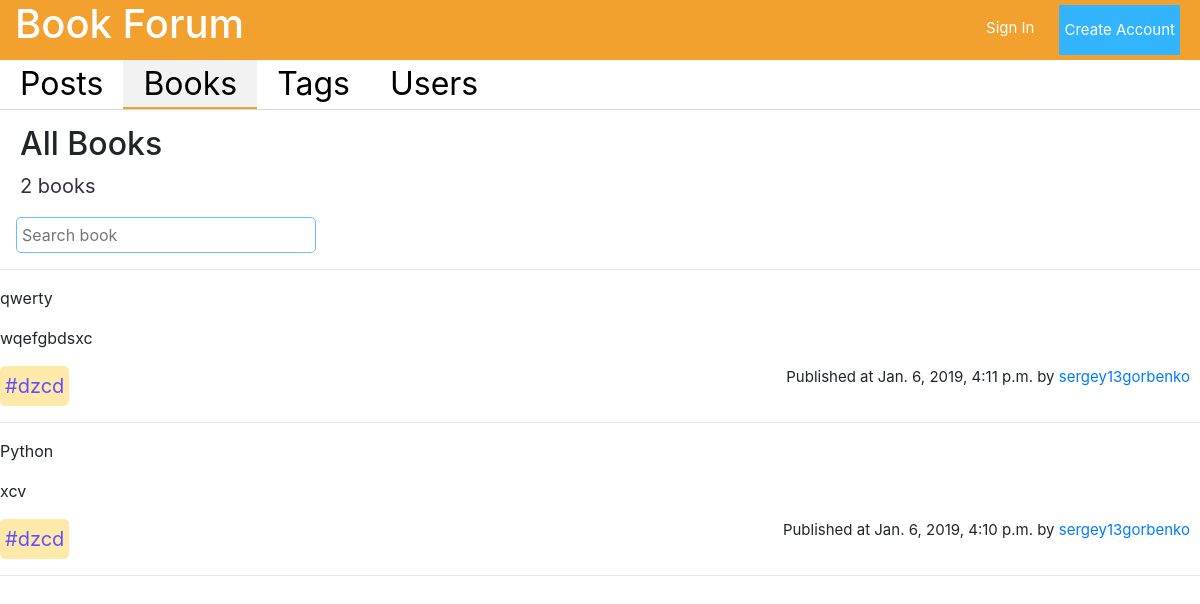
The page /books/ on the database its author committed.
### forum/models.py (models this page shows, shortened)
class Book(models.Model):
    id = models.AutoField(primary_key=True)
    name = models.CharField(max_length=100)
    authors = models.CharField(max_length=255, blank=True, null=True)
    edition = models.DateField(blank=True, null=True)
    description = models.CharField(max_length=255)
    file = models.FileField(upload_to='books', blank=True, null=True,
                            validators=[FileExtensionValidator(
                                allowed_extensions=['pdf', 'txt', 'doc', 'epub', 'djvu', 'fb2'])])
    tags = models.ManyToManyField(Tag)
    create = models.DateTimeField(auto_now_add=True)
    creator = models.ForeignKey(UserProfile, on_delete=models.CASCADE)
    class Meta:
        ordering = ["-create"]

class Tag(models.Model):
    id = models.AutoField(primary_key=True)
    name = models.CharField(max_length=15, unique=True)
    context = models.TextField(default='', blank=True, null=True)
    creator = models.ForeignKey(UserProfile, on_delete=models.CASCADE)
    create = models.DateTimeField(auto_now_add=True)
    count = models.IntegerField(default=0)
    def __str__(self):
        return '#' + self.name

class UserProfile(models.Model):
    user = models.OneToOneField(User, on_delete=models.CASCADE)
    about = models.CharField(max_length=255, blank=True)
    photo = models.ImageField(upload_to='avatars', blank=True, null=True)
    count_posts = models.IntegerField(default=0)
    count_tags = models.IntegerField(default=0)
    def __str__(self):
        return self.user.username

### forum/views.py (the view)
# urls.py: path('books/', views.books, name='books'),
def books(request):
    all_books = Book.objects.all()
    form = CreateBook()
    context = {'books': all_books, 'form': form}
    return render(request, 'book/books.html', context=context)

### forum/forms.py
class CreateBook(ModelForm):
    class Meta:
        model = Book
        fields = ('name', 'authors', 'edition', 'description', 'file')

### templates/book/books.html (shortened to what this page needs)
{% load static %}
<!DOCTYPE html>
<html lang="en">
<head>
    <link rel="stylesheet" href="https://stackpath.bootstrapcdn.com/bootstrap/4.1.3/css/bootstrap.min.css"
>
    <link rel="stylesheet" href="//code.jquery.com/ui/1.12.1/themes/base/jquery-ui.css">
    <link rel="stylesheet" href="{% static 'css/jquery.tag-editor.css' %}">
    <link rel="stylesheet" href="{% static 'css/style.css' %}">
</head>
<body>
<header class="header container-fluid d-flex justify-content-between">
    <a href="/">
        <h1>Book Forum</h1>
    </a>
    {% if user.is_authenticated %}
        <div class="d-flex justify-content-end">
            <span class="username"><a href="/profile">{{ user.username }}</a></span>
            <a class="log_out" href="/logout">
                <p class="small_text">Log out</p>
            </a>
        </div>
    {% else %}
        <div class="d-flex justify-content-end">
            <a class="sign_in_text" href="/login">
                <p class="small_text">Sign In</p>
            </a>
            <button class="btn-default green_btn small_text" onclick="location.href='/registration'">Create Account
            </button>
        </div>
    {% endif %}
</header>
<div class="content">
    <div class="list">
        <ul class="top_sidebar">
            <li id="posts"><a href="/posts">Posts</a></li>
            <li id="books"><a href="/books">Books</a></li>
            <li id="tags"><a href="/tags">Tags</a></li>
            <li id="users"><a href="/users">Users</a></li>
        </ul>
    </div>
    <div class="page">
        {% if books %}
            <div class="head d-flex justify-content-between">
                <h2>All Books</h2>
            </div>
            <div class="posts_count">
                <p>{{ books.count }} books</p>
            </div>
            <input type="text" class="search_field ml-3" placeholder="Search book"/>
            <hr>
            {% for book in books %}
                <div class="book">
                    <p class="book_header" onclick="location.href = '/books/{{ book.id }}/'">{{ book.name }}</p>
                    <p class="book_text">{{ book.description }}</p>
                    <div class="d-flex justify-content-between">
                        <div class="d-flex">
                            {% for tag in book.tags.all %}
                                <div class="tag">
                                    <a class="tag_name"
                                       href="/posts?tag={{ tag.name }}"><span>{{ tag }}</span></a>
                                </div>
                            {% endfor %}
                        </div>
                        <div class="time">
                            <p>Published at {{ book.create }} by <a class="book_username"
                                                                    href="/profile/{{ book.creator }}"><span>{{ book.creator }}</span></a>
                            </p>
                        </div>
                    </div>
                    <hr/>
                </div>
            {% endfor %}
        {% endif %}
    </div>
</div>
</body>
</html>

### static/css/style.css (style rules this page uses)
* { padding: 0; margin: 0; }
.header { position: fixed; width: 100%; height: 60px; background: #F2A12E; }
.header > a, .header > a:focus, .header > a:hover { text-decoration: none; color: white; }
.header > a > h1, .header > a > h1:focus, .header > a > h1:hover { color: white; }
.green_btn { background-color: #33B4FF; margin: 5px; border: none; padding: 5px; color: white; cursor: pointer; }
.small_text { font-size: 15px; }
.sign_in_text, .sign_in_text:focus, .sign_in_text:hover { color: white; margin-top: 17px; text-decoration: none; margin-right: 20px; }
.top_sidebar { list-style: none; display: flex; margin-bottom: 0; }
.top_sidebar > li { padding-right: 20px; padding-left: 20px; font-size: 32px; }
.top_sidebar > li > a, .top_sidebar > li > a:focus, .top_sidebar > li > a:hover { color: black; text-decoration: none; cursor: pointer; }
.content { padding-top: 110px; }
.list { border-bottom: 1px solid #D6D9DC; width: 100%; height: 50px; position: fixed; top: 60px; background-color: white; overflow-x: hidden; }
.page { overflow-y: hidden; width: available; width: -moz-available; width: -webkit-fill-available; }
.head { margin-top: 15px; }
.head > h2 { margin-left: 20px; margin-right: 10px; }
.posts_count { font-size: 20px; color: #382D3D; margin-left: 20px; margin-right: 10px; }
.tag { background-color: rgba(255, 212, 82, 0.5); padding: 5px; border-radius: 5px; margin-right: 20px; }
.tag_name { color: rgb(97, 79, 255); font-size: 20px; }
.time > p { font-size: 15px; margin-right: 10px; }
.active_tab { background-color: #F2F2F2; height: 49px; border-bottom: 2px solid #F2A12E; }
.search_field { border: 1px solid #66BFFF; border-radius: 5px; padding: 5px; width: 300px; }

### rows shown on the page
Book: name "qwerty", description "wqefgbdsxc", create "Jan. 6, 2019, 4:11 p.m.", creator "sergey13gorbenko"
Tag: name "#dzcd"
Book: name "Python", description "xcv", create "Jan. 6, 2019, 4:10 p.m.", creator "sergey13gorbenko"

### other values the page prints
{{ books.count }} "2"
